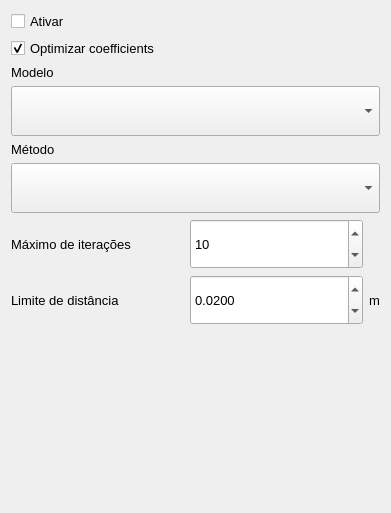
<?xml version="1.0" encoding="UTF-8"?>
<ui version="4.0">
 <class>SegmentationOptionWidget</class>
 <widget class="QWidget" name="SegmentationOptionWidget">
  <property name="geometry">
   <rect>
    <x>0</x>
    <y>0</y>
    <width>391</width>
    <height>513</height>
   </rect>
  </property>
  <property name="sizePolicy">
   <sizepolicy hsizetype="Expanding" vsizetype="Preferred">
    <horstretch>0</horstretch>
    <verstretch>0</verstretch>
   </sizepolicy>
  </property>
  <property name="windowTitle">
   <string>Form</string>
  </property>
  <layout class="QGridLayout" name="gridLayout">
   <item row="2" column="0">
    <widget class="QLabel" name="lblModelType">
     <property name="font">
      <font>
       <pointsize>10</pointsize>
      </font>
     </property>
     <property name="text">
      <string>Modelo</string>
     </property>
     <property name="alignment">
      <set>Qt::AlignLeading|Qt::AlignLeft|Qt::AlignVCenter</set>
     </property>
    </widget>
   </item>
   <item row="6" column="0">
    <widget class="QLabel" name="lblMaxIterations">
     <property name="font">
      <font>
       <pointsize>10</pointsize>
      </font>
     </property>
     <property name="text">
      <string>Máximo de iterações</string>
     </property>
     <property name="alignment">
      <set>Qt::AlignLeading|Qt::AlignLeft|Qt::AlignVCenter</set>
     </property>
    </widget>
   </item>
   <item row="0" column="0">
    <widget class="QCheckBox" name="chkEnableSegmentation">
     <property name="font">
      <font>
       <pointsize>10</pointsize>
      </font>
     </property>
     <property name="text">
      <string>Ativar</string>
     </property>
     <property name="checked">
      <bool>false</bool>
     </property>
    </widget>
   </item>
   <item row="6" column="1">
    <widget class="QSpinBox" name="spnMaxIterations">
     <property name="sizePolicy">
      <sizepolicy hsizetype="Minimum" vsizetype="Minimum">
       <horstretch>0</horstretch>
       <verstretch>0</verstretch>
      </sizepolicy>
     </property>
     <property name="minimumSize">
      <size>
       <width>0</width>
       <height>50</height>
      </size>
     </property>
     <property name="font">
      <font>
       <pointsize>10</pointsize>
      </font>
     </property>
     <property name="maximum">
      <number>20</number>
     </property>
     <property name="value">
      <number>10</number>
     </property>
    </widget>
   </item>
   <item row="1" column="0" colspan="2">
    <widget class="QCheckBox" name="chkOptimazeCoef">
     <property name="font">
      <font>
       <pointsize>10</pointsize>
      </font>
     </property>
     <property name="text">
      <string>Optimizar coefficients</string>
     </property>
     <property name="checked">
      <bool>true</bool>
     </property>
    </widget>
   </item>
   <item row="4" column="0">
    <widget class="QLabel" name="lblMethodType">
     <property name="font">
      <font>
       <pointsize>10</pointsize>
      </font>
     </property>
     <property name="text">
      <string>Método</string>
     </property>
     <property name="alignment">
      <set>Qt::AlignLeading|Qt::AlignLeft|Qt::AlignVCenter</set>
     </property>
    </widget>
   </item>
   <item row="7" column="1">
    <widget class="QDoubleSpinBox" name="spnDistanceThreshold">
     <property name="minimumSize">
      <size>
       <width>0</width>
       <height>50</height>
      </size>
     </property>
     <property name="font">
      <font>
       <pointsize>10</pointsize>
      </font>
     </property>
     <property name="decimals">
      <number>4</number>
     </property>
     <property name="minimum">
      <double>0.001000000000000</double>
     </property>
     <property name="singleStep">
      <double>0.001000000000000</double>
     </property>
     <property name="value">
      <double>0.020000000000000</double>
     </property>
    </widget>
   </item>
   <item row="3" column="0" colspan="3">
    <widget class="QComboBox" name="cmbModelType">
     <property name="sizePolicy">
      <sizepolicy hsizetype="Preferred" vsizetype="Fixed">
       <horstretch>0</horstretch>
       <verstretch>0</verstretch>
      </sizepolicy>
     </property>
     <property name="minimumSize">
      <size>
       <width>250</width>
       <height>50</height>
      </size>
     </property>
     <property name="font">
      <font>
       <pointsize>10</pointsize>
      </font>
     </property>
     <property name="editable">
      <bool>false</bool>
     </property>
    </widget>
   </item>
   <item row="7" column="0">
    <widget class="QLabel" name="lblDistanceThreshold">
     <property name="font">
      <font>
       <pointsize>10</pointsize>
      </font>
     </property>
     <property name="text">
      <string>Limite de distância</string>
     </property>
     <property name="alignment">
      <set>Qt::AlignLeading|Qt::AlignLeft|Qt::AlignVCenter</set>
     </property>
    </widget>
   </item>
   <item row="5" column="0" colspan="3">
    <widget class="QComboBox" name="cmbMethodType">
     <property name="sizePolicy">
      <sizepolicy hsizetype="Preferred" vsizetype="Fixed">
       <horstretch>0</horstretch>
       <verstretch>0</verstretch>
      </sizepolicy>
     </property>
     <property name="minimumSize">
      <size>
       <width>250</width>
       <height>50</height>
      </size>
     </property>
     <property name="font">
      <font>
       <pointsize>10</pointsize>
      </font>
     </property>
    </widget>
   </item>
   <item row="7" column="2">
    <widget class="QLabel" name="lblUDMmeters_3">
     <property name="sizePolicy">
      <sizepolicy hsizetype="Fixed" vsizetype="Preferred">
       <horstretch>0</horstretch>
       <verstretch>0</verstretch>
      </sizepolicy>
     </property>
     <property name="font">
      <font>
       <pointsize>10</pointsize>
      </font>
     </property>
     <property name="text">
      <string>m</string>
     </property>
     <property name="alignment">
      <set>Qt::AlignLeading|Qt::AlignLeft|Qt::AlignVCenter</set>
     </property>
    </widget>
   </item>
   <item row="8" column="0">
    <spacer name="verticalSpacer">
     <property name="orientation">
      <enum>Qt::Vertical</enum>
     </property>
     <property name="sizeHint" stdset="0">
      <size>
       <width>20</width>
       <height>40</height>
      </size>
     </property>
    </spacer>
   </item>
  </layout>
 </widget>
 <resources/>
 <connections/>
</ui>
